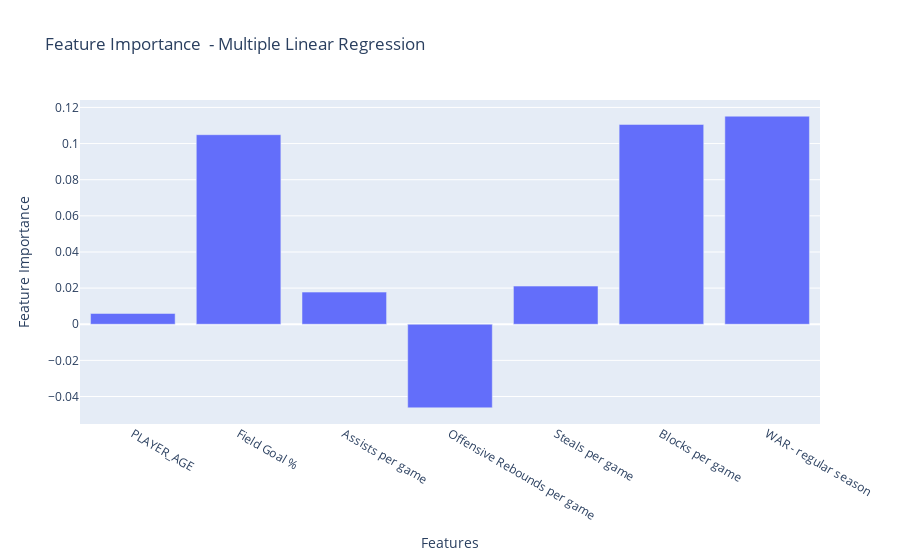

The notebook cell this image was saved under:
### Code cell
fig = px.bar(x=features, y=feature_imp, title='Feature Importance  - Multiple Linear Regression')
fig.update_xaxes(title_text = 'Features')
fig.update_yaxes(title_text = 'Feature Importance')
fig.show()

### Figure 1 — Plotly figure (JSON) as saved in the notebook; plotly's stock layout.template omitted (floating-point values rounded to 4 significant figures)
{"data": [{"alignmentgroup": "True", "hovertemplate": "x=%{x}<br>y=%{y}<extra></extra>", "legendgroup": "", "marker": {"color": "#636efa", "pattern": {"shape": ""}}, "name": "", "offsetgroup": "", "orientation": "v", "showlegend": false, "textposition": "auto", "type": "bar", "x": ["PLAYER_AGE", "Field Goal %", "Assists per game", "Offensive Rebounds per game", "Steals per game", "Blocks per game", "WAR - regular season"], "xaxis": "x", "y": [0.005961, 0.1049, 0.01778, -0.04625, 0.02112, 0.1106, 0.1151], "yaxis": "y"}], "layout": {"barmode": "relative", "legend": {"tracegroupgap": 0}, "title": {"text": "Feature Importance  - Multiple Linear Regression"}, "xaxis": {"anchor": "y", "domain": [0, 1], "title": {"text": "Features"}}, "yaxis": {"anchor": "x", "domain": [0, 1], "title": {"text": "Feature Importance"}}}}
